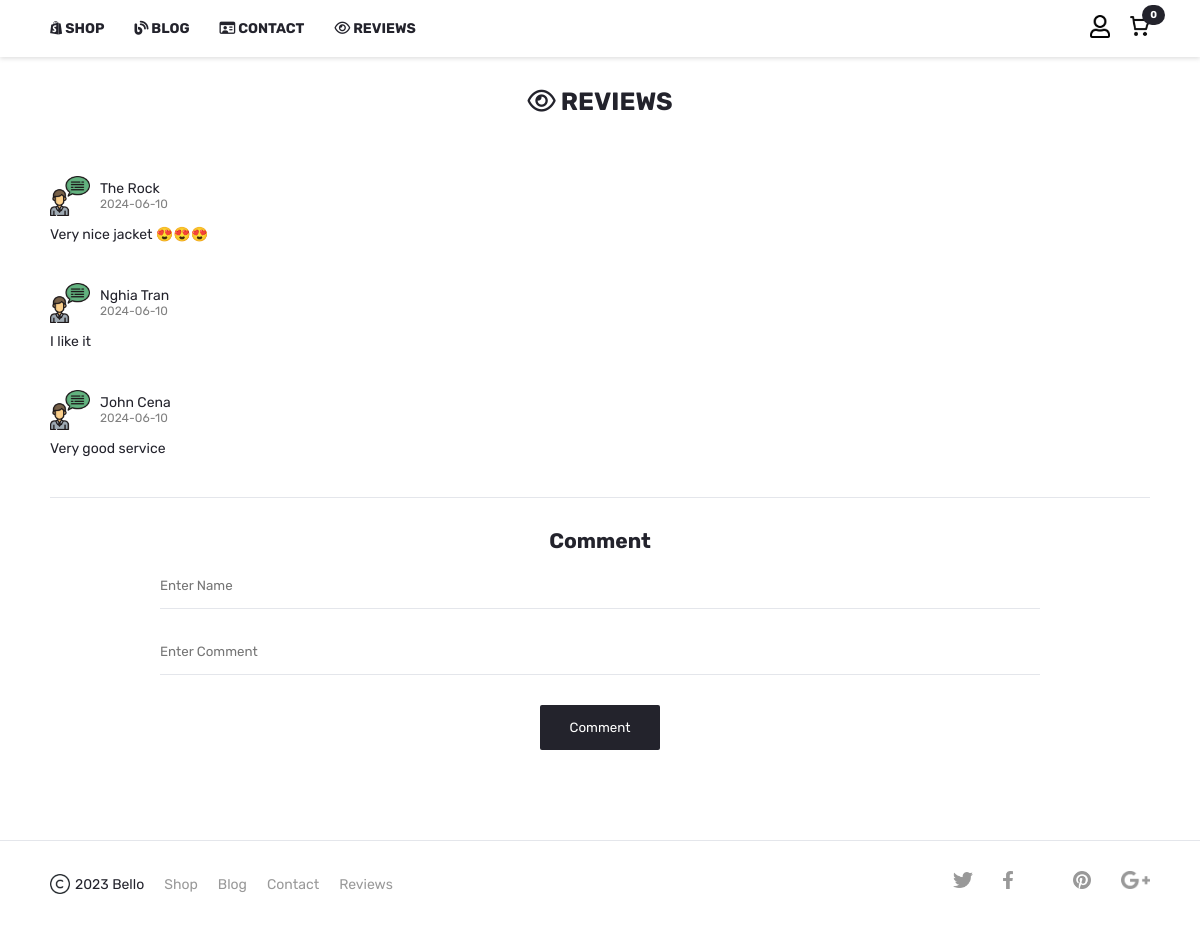
The app's page /pages/reviews.php with its own data.
### tables this page shows
CREATE TABLE `comment` (
  `id` int(11) NOT NULL,
  `userid` int(200) NOT NULL,
  `username` varchar(100) NOT NULL,
  `content` varchar(999) NOT NULL,
  `datecomment` date NOT NULL
);

### pages/reviews.php (the view, shortened to what this page needs)
<!DOCTYPE html>
<html lang="en">
<head>
    <link rel="stylesheet" href="https://cdnjs.cloudflare.com/ajax/libs/font-awesome/6.4.2/css/all.min.css">
    <link rel="stylesheet" href="../assets/css/style-header.css">
    <link rel="stylesheet" href="../assets/css/style-footer.css">
    <link rel="stylesheet" href="../assets/css/style-slider.css">
    <link rel="stylesheet" href="../assets/css/reviews.css">
    <link rel="stylesheet" href="../assets/css/style-products.css">
    <link rel="stylesheet" href="../assets/css/index.css">
    <link rel="stylesheet" href="../assets/css/responsive.css">
    <link rel="stylesheet" href="https://cdn.jsdelivr.net/npm/sweetalert2@10.16.6/dist/sweetalert2.min.css">
</head>
<body>
    <div class="container">
        <?php include '../layout/header-component.php'; ?>
        <span class="title-page-now"><i class="fa-regular fa-eye"></i> Reviews</span>
        <main>
            <?php
            require '../config/database.php';
            $reviews = mysqli_query($conn, "SELECT * FROM comment");
            while($rows = mysqli_fetch_assoc($reviews)){
                ?>
                <div id="user-comment">
                    <div class="user-comment">
                        <img width="40px" src="../assets/images/ic-review.png" alt="">
                        <div>
                            <span class="infor-user-comment"><?php echo $rows['username'] ?></span>
                            <span class="infor-date-coment"><?php echo $rows['datecomment'] ?></span>
                        </div>
                    </div>
                    <span class="infor-content-comment"><?php echo $rows['content'] ?></span>
                </div>
                <?php
            }
            ?>
        <?php include '../layout/send-comment-component.php'; ?>
        </main>
        <?php include '../layout/footer-component.php'; ?>
    </div>
</body>
</html>

### assets/css/reviews.css (style rules this page uses)
#user-comment { display: flex; flex-direction: column; margin: 30px 0px; }
.user-comment { display: flex; gap: 10px; align-items: center; }
.user-comment div { display: flex; flex-direction: column; justify-content: space-between; }
.infor-date-coment { font-size: 12px; color: gray; }
.infor-content-comment { padding: 10px 0px; }

### assets/css/index.css (style rules this page uses)
* { padding: 0; margin: 0; box-sizing: border-box; font-family: 'Open Sans', sans-serif; font-family: 'Poppins', sans-serif; font-family: 'Rubik', sans-serif; }
body { font-size: 14px; color: #23232c; }
.container { display: flex; flex-direction: column; }
main { padding: 10px 50px; }
span.title-page-now { display: block; font-size: 25px; text-align: center; font-weight: bold; text-transform: uppercase; padding: 30px 0px 20px 0px; }

### records on screen
comment: username "The Rock", datecomment "2024-06-10", content "Very nice jacket 😍😍😍"
comment: username "Nghia Tran", datecomment "2024-06-10", content "I like it"
comment: username "John Cena", datecomment "2024-06-10", content "Very good service"
